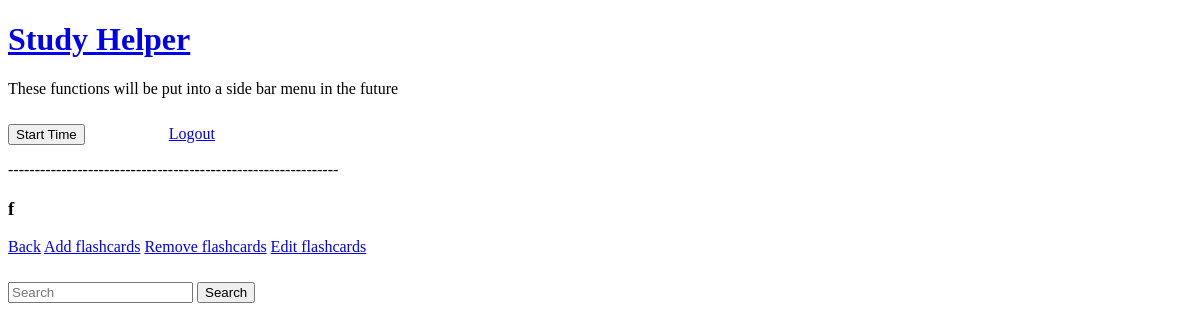
The page /flashcard/display/f-1 (signed in) on the database as committed earlier.
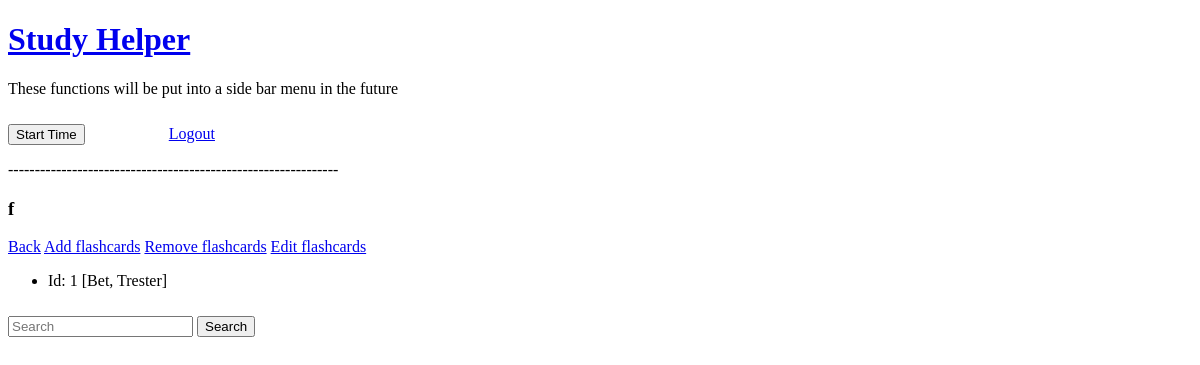
The same page on the database as committed later.
### myapp/models.py (models this page shows)
class Card(UserMixin, db.Model):
    id = db.Column(db.Integer, primary_key=True)
    front = db.Column(db.String(256), index=True)
    back = db.Column(db.String(256), index=True)
    set_id = db.Column(db.Integer, db.ForeignKey('flashcardset.id'))
    def __repr__(self):
        return f'Id: {self.id} [{self.front}, {self.back}]'

### myapp/routes.py (the view, shortened to what this page needs)
@myapp_obj.route("/flashcard/<option>/<name>-<id>", methods=['GET', 'POST'])
@login_required
def flashcard(option, name, id):
    if (str(option).lower() == "add"):
        add_form = CardForm()
        if add_form.validate_on_submit():
            card = Card(front = add_form.front.data, back = add_form.back.data, set_id = id)
            db.session.add(card)
            db.session.commit()
            flash(f'Card has been added')
        return render_template('/flashcard/flashcard_add_cards.html', form=add_form,
         name=name, id=id)
    elif (str(option).lower() == "display"):
        list = Card.query.filter_by(set_id = id)
        return render_template('/flashcard/flashcard_display.html', name=name, id=id, list = list)
    return str(option) + ' is a invalid route.'

### myapp/models.py (called while the page is built)
@login.user_loader
def load_user(id):
    return User.query.get(int(id))

### myapp/templates/flashcard/flashcard_display.html
{% extends "user/user_menu.html" %}
{% block content %}
<h3>{{ name }}</h3>
<a href="/flashcard">Back</a>
<a href="/flashcard/add/{{ name }}-{{ id }}">Add flashcards</a>
<a href="/flashcard/delete/{{ name }}-{{ id }}">Remove flashcards</a>
<a href="/flashcard/edit/{{ name }}-{{ id }}">Edit flashcards</a>
<ul>
{% for cards in list %}
    <li>{{ cards }}</li>
{% endfor %}
</ul>
{% endblock %}

Rows that differ between the two databases and show on the page:
added Card: id+front+back "Id: 1 [Bet, Trester]"
